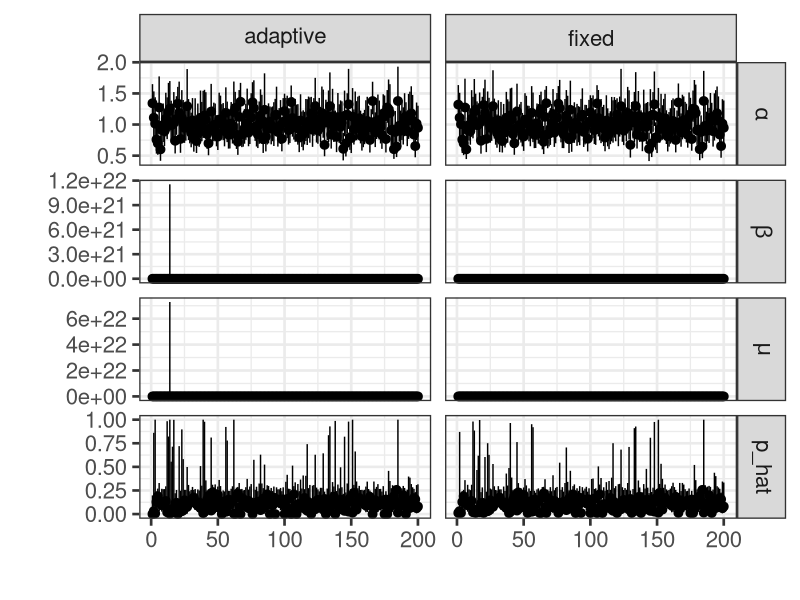
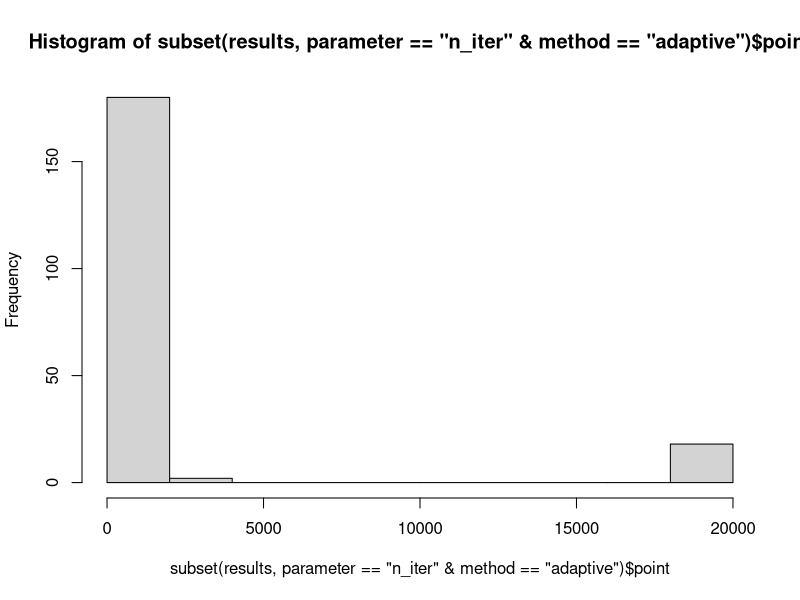

The R source for these figures, in order:
library(tidyverse)
library(ggplot2)

results <- readr::read_csv("results/PBB_MMLE_A.csv")


results
true.theta <- results$true[1:4] 

ggplot() + 
  geom_pointrange(data = subset(results,
                                parameter != "n_iter" & fail == FALSE),
                  mapping = aes(x = replicate, y = point,
                                ymin = lwr, ymax = upr)) +
  # geom_hline(yintercept = I.quad$value,
  #            linetype = "dotted") + 
  scale_x_continuous("") +
  scale_y_continuous("") +
  facet_grid(parameter~method, labeller = label_parsed, scales = "free_y") +
  theme_bw(base_size = 20)


results
aggregate((point-true)/true~method+parameter, mean, data = results)
aggregate(point~method+parameter, var, data = results)
aggregate(covers~method+parameter, mean, data = results)

hist(subset(results, parameter == "n_iter" & method == "adaptive")$point)
quantile(subset(results, parameter == "n_iter"& method == "adaptive")$point,
         probs = c(.9,.99))

res.conv <- subset(results, point < 2E4)
aggregate((point-true)/true~method+parameter, mean, data = res.conv)
aggregate(point~method+parameter, var, data = res.conv)
aggregate(covers~method+parameter, mean, data = res.conv)

mean(subset(results, parameter == "n_iter"& method == "adaptive")$point < 1000)
